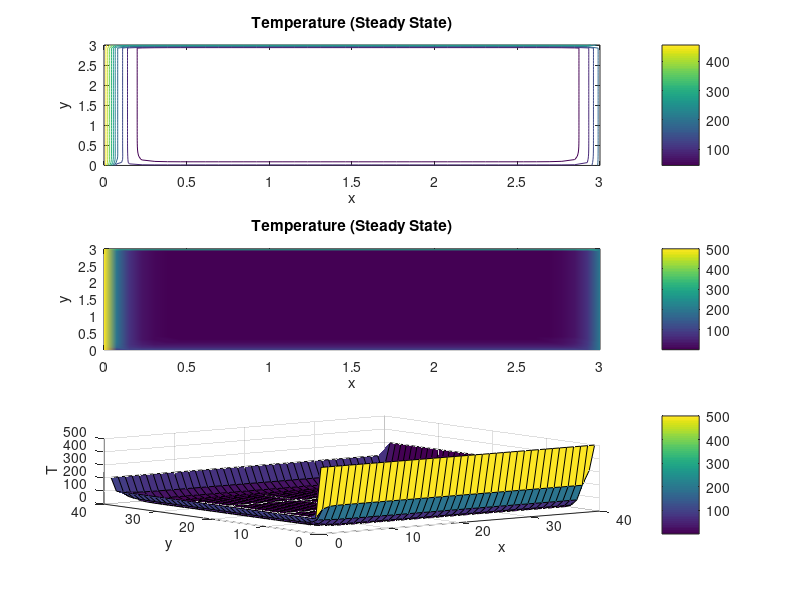

Recreate this plot in MATLAB.
close all;
clear all;
clc;

n=40;
w=3;
h=3;

x=linspace(0,w, n);
y=linspace(0,h,n);

T=zeros(n);

T(1,1:n)=100; %Top
T(n,1:n)=300; %Bottom
T(1:n,1)=500; %Left
T(1:n,n)=200; %Right

tol=1e-6;
error=1;
counter=0

while error > tol
    counter=counter+1
    Told=T
        for i = 2:n-1;
            for j = 2:n-1;
                T(i, j) = .25 * (T(i,j-1) + T(i-1,j) + T(i,j+1));
            end
        end
        error = max(max(abs(Told-T)));
end

subplot(3,1,1), contour(x,y,T),colormap
title('Temperature (Steady State)'),xlabel('x'),ylabel('y'),colorbar
subplot(3,1,2),pcolor(x,y,T),shading interp,
title('Temperature (Steady State)'),xlabel('x'),ylabel('y'),colorbar
subplot(3,1,3)
surf(T')
    xlabel('x')
    ylabel('y')
    zlabel('T')
    colorbar
                
    
    
    
    
    
    
    
    
    
    
    
    